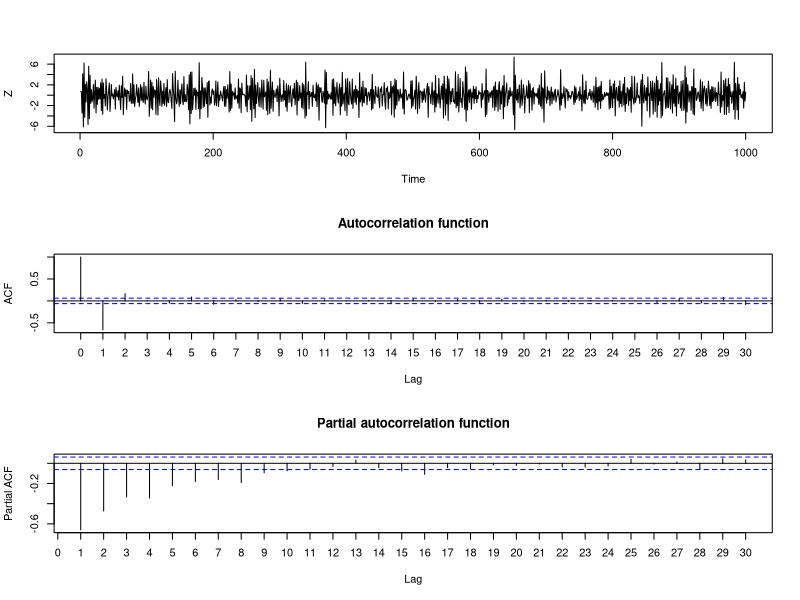

The R source for this figure:
## ---- chunk 1
knitr::opts_chunk$set(echo = TRUE)
## ---- chunk 2
# Zt = (1 - 1,2*B)(1 - 0,6*B)at  ==> Zt = at - 1,8at-1 + 0,72at-2 ==> MA(q), q=2 ==> MA(2)
set.seed(666)

N <- 1000

noise <- rnorm(N, 0, 1)

theta.1 <- -1.8
theta.2 <- .72

Z <- noise[1]

Z[2] = noise[2] + theta.1*Z[1]

# t >= 3
for (t in 3:N) {
  Z[t] = noise[t] + theta.1*noise[t-1] + theta.2*noise[t-2]
}
## ---- chunk 3
par(mfrow=c(3,1))

ts.plot(Z)

acf(Z, type = "correlation", plot = T, main = "Autocorrelation function", xaxt = 'n')
axis(1, at = seq(0, 30))

acf(Z, type = "partial", plot = T, main = "Partial autocorrelation function", xaxt = 'n')
axis(1, at = seq(0, 30))
